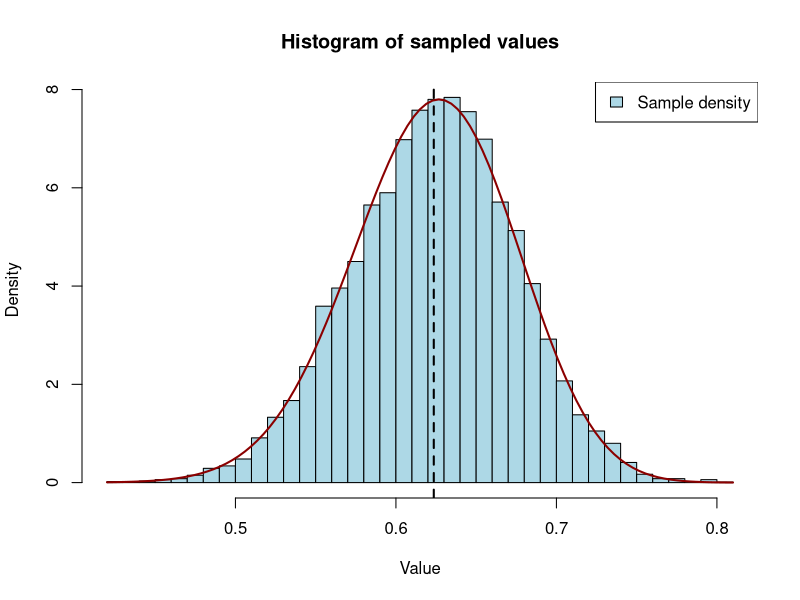

Here is the R script that generated this plot:
#Global
SHOW_HISTOGRAMS <- TRUE

# Define the unnormalized target distribution function 
f_star <- function(x) {
  return((x+2)^y1 * (1-x)^(y2+y3) * x^y4)
}

# Rejection sampling function to simulate samples from the target distribution
rejection_sampling <- function(n,C) {
  samples <- numeric(n)  
  count <- 0  
  total <- 0
  
  while(count < n) {
    total <- total + 1
    x <- runif(1)  
    u <- runif(1)  
    
    # Acceptance criterion
    if(f_star(x) / (C) > 1){print("C chosen to be too small")}
    if(u <= f_star(x) / (C)) { #proposal density is just 1
      count <- count + 1
      samples[count] <- x
    }
  }
  
  print("Random numbers generated per sample: ")
  print(total/count)
  return(samples)
}

Monte_Carlo_integration <- function(n,C){
  samples <- rejection_sampling(n,C)
  mu = mean(samples)
  
  if(SHOW_HISTOGRAMS){
    normalizing_constant = integrate(f_star, lower=0, upper=1)$value
    pdf <- function(x){return(f_star(x)/normalizing_constant)}
    hist(samples, breaks=50,  freq=FALSE, col="lightblue", main="Histogram of sampled values", xlab="Value", ylab="Density")
    curve(pdf, col="darkred", add=TRUE, lwd=2)
    abline(v=mu, col="black", lwd=2, lty=2)
    legend("topright", legend=c("Sample density"), fill=c("lightblue"))
  }
  
  print("Estimated mean:")
  print(mu)
  return(mu)
}

Numerical_integration <- function(){
  normalizing_constant = integrate(f_star, lower=0, upper=1)$value
  integrand <- function(x){return(x*f_star(x)/normalizing_constant)}
  mu = integrate(integrand, lower=0, upper=1)
  print("Estimated mean: ")
  print(mu)
  return(mu)
}

Monte_Carlo_integration_beta15prior <- function(n,C){
  samples <- rejection_sampling(n,C)
  weights <- (1-samples)^4
  
  mu = mean(samples*weights)/mean(weights)
  
  print("Estimated mean with Beta(1,5) prior:")
  print(mu)
  return(mu)
}

Numerical_integration_beta15prior <- function(){
  density <- function(x){f_star(x)*(1-x)^4}
  normalizing_constant = integrate(density, lower=0, upper=1)$value
  integrand <- function(x){return(x*density(x)/normalizing_constant)}
  mu = integrate(integrand, lower=0, upper=1)
  print("Estimated mean with Beta(1,5) prior: ")
  print(mu)
  return(mu)
}


#Estimating a usable value for C
{
y1 = 125
y2 = 18
y3 = 20
y4 = 34

a = y1 + y2 + y3 + y4
b = -y1 + 2*y2 + 2*y3 + y4
c = -2*y4
discriminant = b^2 - 4*a*c

root1 <- (-b + sqrt(discriminant)) / (2*a)
root2 <- (-b - sqrt(discriminant)) / (2*a)
roots = c(root1, root2)
validRoots <- c(roots[roots >= 0 & roots <= 1]) #Should always have at least one
}
C = 1.1 * max(sapply(validRoots, f_star)) #multiplying by 1.1 to ensure c > f_star even if rounding has occurred

Monte_Carlo_integration(10000,C)
Numerical_integration()

theoretical_alpha = integrate(f_star, lower=0, upper=1)$value/C
print("Theoretical random numbers per sample (numerically estimated):")
print(1/theoretical_alpha)

Monte_Carlo_integration_beta15prior(10000,C)
Numerical_integration_beta15prior()

